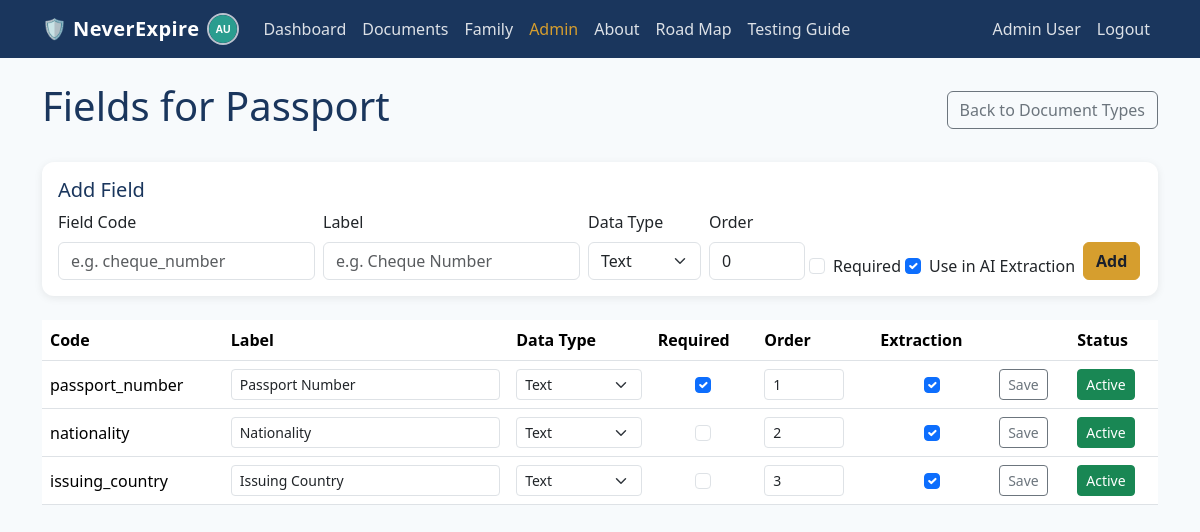
Page /admin/document-types/1/fields (signed in) on the committed database.
### neverexpire/db/models/person.py (models this page shows)
class Person(Base, TimestampMixin):
    __tablename__ = "persons"
    id: Mapped[int] = mapped_column(primary_key=True)
    user_id: Mapped[int] = mapped_column(ForeignKey("users.id"), nullable=False, index=True)
    full_name: Mapped[str] = mapped_column(String(255), nullable=False)
    date_of_birth: Mapped[date | None] = mapped_column(Date, nullable=True)
    is_primary: Mapped[bool] = mapped_column(Boolean, default=False, nullable=False)
    is_active: Mapped[bool] = mapped_column(Boolean, default=True, nullable=False)
    photo_path: Mapped[str | None] = mapped_column(String(1024), nullable=True)
    user: Mapped["User"] = relationship(back_populates="persons")
    documents: Mapped[list["Document"]] = relationship(back_populates="person")
    relationships_from: Mapped[list["PersonRelationship"]] = relationship(
        back_populates="person",
        foreign_keys="PersonRelationship.person_id",
    )
    relationships_to: Mapped[list["PersonRelationship"]] = relationship(
        back_populates="related_person",
        foreign_keys="PersonRelationship.related_person_id",
    )

### neverexpire/db/models/user.py (models this page shows)
class User(Base, TimestampMixin):
    __tablename__ = "users"
    __table_args__ = (
        CheckConstraint("role IN ('user', 'admin')", name="ck_users_role"),
    )
    id: Mapped[int] = mapped_column(primary_key=True)
    email: Mapped[str] = mapped_column(String(255), unique=True, nullable=False, index=True)
    hashed_password: Mapped[str] = mapped_column(String(255), nullable=False)
    full_name: Mapped[str] = mapped_column(String(255), nullable=False)
    role: Mapped[str] = mapped_column(String(20), nullable=False, default="user")
    is_active: Mapped[bool] = mapped_column(Boolean, default=True, nullable=False)
    photo_path: Mapped[str | None] = mapped_column(String(1024), nullable=True)
    persons: Mapped[list["Person"]] = relationship(back_populates="user")
    audit_logs: Mapped[list["AuditLog"]] = relationship(back_populates="user")

### neverexpire/db/models/document_type.py (models this page shows)
class DocumentType(Base, TimestampMixin):
    __tablename__ = "document_types"
    id: Mapped[int] = mapped_column(primary_key=True)
    code: Mapped[str] = mapped_column(String(50), unique=True, nullable=False)
    default_name: Mapped[str] = mapped_column(String(100), nullable=False)
    is_active: Mapped[bool] = mapped_column(Boolean, default=True, nullable=False)
    is_system: Mapped[bool] = mapped_column(Boolean, default=False, nullable=False)
    translations: Mapped[list["DocumentTypeTranslation"]] = relationship(
        back_populates="document_type"
    )
    documents: Mapped[list["Document"]] = relationship(back_populates="document_type")
    extraction_runs: Mapped[list["DocumentExtractionRun"]] = relationship(
        back_populates="extracted_document_type"
    )
    field_definitions: Mapped[list["DocumentFieldDefinition"]] = relationship(
        back_populates="document_type"
    )

class DocumentFieldDefinition(Base, TimestampMixin):
    __tablename__ = "document_field_definitions"
    __table_args__ = (
        UniqueConstraint("document_type_id", "field_code", name="uq_document_field_definition"),
        CheckConstraint(
            "data_type IN ('text', 'number', 'date', 'boolean')",
            name="ck_document_field_definitions_data_type",
        ),
    )
    id: Mapped[int] = mapped_column(primary_key=True)
    document_type_id: Mapped[int] = mapped_column(
        ForeignKey("document_types.id", ondelete="CASCADE"), nullable=False, index=True
    )
    field_code: Mapped[str] = mapped_column(String(50), nullable=False)
    label: Mapped[str] = mapped_column(String(100), nullable=False)
    data_type: Mapped[str] = mapped_column(String(10), nullable=False, default="text")
    is_required: Mapped[bool] = mapped_column(Boolean, default=False, nullable=False)
    display_order: Mapped[int] = mapped_column(Integer, default=0, nullable=False)
    is_active: Mapped[bool] = mapped_column(Boolean, default=True, nullable=False)
    applies_to_extraction: Mapped[bool] = mapped_column(Boolean, default=True, nullable=False)
    document_type: Mapped["DocumentType"] = relationship(back_populates="field_definitions")

### neverexpire/web/routes/admin.py (the view, shortened to what this page needs)
@admin_bp.route("/document-types/<int:type_id>/fields", methods=["GET", "POST"])
@admin_required
def document_type_fields(type_id):
    document_type = g.db.get(DocumentType, type_id)
    if document_type is None:
        abort(404)
    fields = list_field_definitions(g.db, type_id)
    return render_template("admin/document_type_fields.html", document_type=document_type, fields=fields)

### neverexpire/db/admin_data.py (called while the page is built)
def list_field_definitions(session: Session, document_type_id: int) -> list[DocumentFieldDefinition]:
    return (
        session.query(DocumentFieldDefinition)
        .filter_by(document_type_id=document_type_id)
        .order_by(DocumentFieldDefinition.display_order, DocumentFieldDefinition.id)
        .all()
    )

### neverexpire/web/__init__.py (called while the page is built)
def create_app() -> Flask:
    app = Flask(__name__)
    app.config["SECRET_KEY"] = config.SECRET_KEY
    app.config["MAX_CONTENT_LENGTH"] = 10 * 1024 * 1024
    config.UPLOAD_DIR.mkdir(parents=True, exist_ok=True)
    config.STAGING_DIR.mkdir(parents=True, exist_ok=True)
    @app.before_request
    def open_db_session():
        g.db = SessionLocal()
    @app.teardown_request
    def close_db_session(exception=None):
        db = g.pop("db", None)
        if db is not None:
            db.close()
    @app.context_processor
    def inject_current_user():
        user = current_user()
        person = None
        if user is not None:
            person = next((p for p in user.persons if p.is_primary), None)
        return {"current_user": user, "current_person": person}
    from .routes import register_blueprints
    register_blueprints(app)
    return app

### neverexpire/web/auth.py (called while the page is built)
def current_user() -> User | None:
    user_id = session.get("user_id")
    if user_id is None:
        return None
    return g.db.get(User, user_id)

def admin_required(view):
    @wraps(view)
    def wrapped_view(*args, **kwargs):
        user = current_user()
        if user is None:
            return redirect(url_for("auth.login"))
        if user.role != "admin":
            abort(403)
        return view(*args, **kwargs)
    return wrapped_view

### neverexpire/web/templates/admin/document_type_fields.html (shortened to what this page needs)
{% extends "base.html" %}
{% block content %}
<div class="d-flex justify-content-between align-items-center mb-4">
  <h1>Fields for {{ document_type.default_name }}</h1>
  <a class="btn btn-outline-secondary" href="{{ url_for('admin.document_types') }}">Back to Document Types</a>
</div>
<div class="card mb-4"><div class="card-body">
  <h5 class="card-title">Add Field</h5>
  <form method="post" class="row g-2 align-items-end">
    <div class="col-auto">
      <label class="form-label" for="field_code">Field Code</label>
      <input class="form-control" type="text" id="field_code" name="field_code" placeholder="e.g. cheque_number" required>
    </div>
    <div class="col-auto">
      <label class="form-label" for="label">Label</label>
      <input class="form-control" type="text" id="label" name="label" placeholder="e.g. Cheque Number" required>
    </div>
    <div class="col-auto">
      <label class="form-label" for="data_type">Data Type</label>
      <select class="form-select" id="data_type" name="data_type">
        <option value="text">Text</option>
      </select>
    </div>
    <div class="col-auto">
      <label class="form-label" for="display_order">Order</label>
      <input class="form-control" type="number" id="display_order" name="display_order" value="0" style="width: 6rem;">
    </div>
    <div class="col-auto form-check">
      <input class="form-check-input" type="checkbox" id="is_required" name="is_required">
      <label class="form-check-label" for="is_required">Required</label>
    </div>
    <div class="col-auto form-check">
      <input class="form-check-input" type="checkbox" id="applies_to_extraction" name="applies_to_extraction" checked>
      <label class="form-check-label" for="applies_to_extraction">Use in AI Extraction</label>
    </div>
    <div class="col-auto">
      <button class="btn btn-primary" type="submit">Add</button>
    </div>
  </form>
</div></div>
<table class="table align-middle">
  <thead>
    <tr>
      <th>Code</th><th>Label</th><th>Data Type</th><th>Required</th><th>Order</th><th>Extraction</th><th></th><th>Status</th>
    </tr>
  </thead>
  <tbody>
    {% for field in fields %}
    <tr>
      <td>
        {{ field.field_code }}
      </td>
      <td><input form="field-{{ field.id }}" class="form-control form-control-sm" type="text" name="label" value="{{ field.label }}"></td>
      <td>
        <select form="field-{{ field.id }}" class="form-select form-select-sm" name="data_type">
          <option value="text" {{ 'selected' if field.data_type == 'text' }}>Text</option>
        </select>
      </td>
      <td class="text-center">
        <input form="field-{{ field.id }}" class="form-check-input" type="checkbox" name="is_required" {{ 'checked' if field.is_required }}>
      </td>
      <td>
        <input form="field-{{ field.id }}" class="form-control form-control-sm" type="number" name="display_order" value="{{ field.display_order }}" style="width: 5rem;">
      </td>
      <td class="text-center">
        <input form="field-{{ field.id }}" class="form-check-input" type="checkbox" name="applies_to_extraction" {{ 'checked' if field.applies_to_extraction }}>
      </td>
      <td>
        <button form="field-{{ field.id }}" class="btn btn-sm btn-outline-secondary" type="submit">Save</button>
      </td>
      <td>
        <form method="post" action="{{ url_for('admin.toggle_document_type_field', type_id=document_type.id, field_id=field.id) }}">
          <button class="btn btn-sm {{ 'btn-success' if field.is_active else 'btn-outline-secondary' }}" type="submit">
            {{ 'Active' if field.is_active else 'Inactive' }}
          </button>
        </form>
      </td>
    </tr>
    {% else %}
    <tr><td colspan="8" class="text-muted">No field definitions yet.</td></tr>
    {% endfor %}
  </tbody>
</table>
{% endblock %}

### neverexpire/web/templates/base.html (shortened to what this page needs)
<!DOCTYPE html>
<html lang="en">
<head>
  <link href="https://cdn.jsdelivr.net/npm/bootstrap@5.3.3/dist/css/bootstrap.min.css" rel="stylesheet">
  <link href="{{ url_for('static', filename='style.css') }}" rel="stylesheet">
</head>
<body>
<nav class="navbar navbar-expand-lg navbar-dark bg-dark">
  <div class="container">
    <a class="navbar-brand d-flex align-items-center gap-2" href="{{ url_for('dashboard.index') }}">
      <span>🛡️ NeverExpire</span>
      {% if current_person and current_person.photo_path %}
      <img class="avatar-circle" src="{{ url_for('static', filename=current_person.photo_path) }}" alt="{{ current_person.full_name }}">
      {% endif %}
    </a>
    <div class="collapse navbar-collapse">
      <ul class="navbar-nav me-auto">
        {% if current_user %}
        <li class="nav-item"><a class="nav-link {{ 'active' if request.endpoint == 'dashboard.index' }}" href="{{ url_for('dashboard.index') }}">Dashboard</a></li>
        <li class="nav-item"><a class="nav-link {{ 'active' if request.endpoint and request.endpoint.startswith('documents.') }}" href="{{ url_for('documents.list_documents') }}">Documents</a></li>
        <li class="nav-item"><a class="nav-link {{ 'active' if request.endpoint and request.endpoint.startswith('family.') }}" href="{{ url_for('family.list_family') }}">Family</a></li>
        {% if current_user.role == 'admin' %}
        <li class="nav-item"><a class="nav-link {{ 'active' if request.endpoint and request.endpoint.startswith('admin.') }}" href="{{ url_for('admin.dashboard') }}">Admin</a></li>
        {% endif %}
        {% endif %}
        <li class="nav-item"><a class="nav-link {{ 'active' if request.endpoint == 'pages.about' }}" href="{{ url_for('pages.about') }}">About</a></li>
        <li class="nav-item"><a class="nav-link {{ 'active' if request.endpoint == 'pages.roadmap' }}" href="{{ url_for('pages.roadmap') }}">Road Map</a></li>
        <li class="nav-item"><a class="nav-link {{ 'active' if request.endpoint == 'pages.testing' }}" href="{{ url_for('pages.testing') }}">Testing Guide</a></li>
      </ul>
      <ul class="navbar-nav">
        {% if current_user %}
        <li class="nav-item"><span class="nav-link disabled">{{ current_user.full_name }}</span></li>
        <li class="nav-item"><a class="nav-link" href="{{ url_for('auth.logout') }}">Logout</a></li>
        {% else %}
        <li class="nav-item"><a class="nav-link" href="{{ url_for('auth.login') }}">Log in</a></li>
        {% endif %}
      </ul>
    </div>
  </div>
</nav>
<main class="container py-4">
  {% block content %}{% endblock %}
</main>
</body>
</html>

### neverexpire/web/static/style.css (style rules this page uses)
:root { --navy: #1A365D; --navy-dark: #142a4a; --gold: #D69E2E; --gold-dark: #b9841f; --danger: #E53E3E; --warning: #ED8936; --success: #38A169; --bg: #F7FAFC; --card-bg: #FFFFFF; --text-primary: #1A202C; --text-secondary: #718096; }
body { background-color: var(--bg); color: var(--text-primary); }
.navbar.bg-dark { background-color: var(--navy) !important; }
.navbar-brand { font-weight: 700; letter-spacing: 0.02em; color: #ffffff !important; }
.navbar-dark .navbar-nav .nav-link { color: rgba(255, 255, 255, 0.85) !important; }
.navbar-dark .navbar-nav .nav-link:hover, .navbar-dark .navbar-nav .nav-link:focus, .navbar-dark .navbar-nav .nav-link.active { color: var(--gold) !important; }
main h1, main h2, main h3 { color: var(--navy); }
a { color: var(--navy); }
.btn-primary { background-color: var(--gold); border-color: var(--gold); color: var(--text-primary); font-weight: 600; }
.card { border: none; border-radius: 12px; box-shadow: 0 2px 8px rgba(0, 0, 0, 0.08); }
.card .card-title { color: var(--navy); }
.table thead { background-color: #EDF2F7; }
.avatar-circle { width: 32px; height: 32px; border-radius: 50%; object-fit: cover; border: 2px solid rgba(255, 255, 255, 0.7); }

### rows in the picture
Person: photo_path (picture)
User: full_name "Admin User"
DocumentType: default_name "Passport"
DocumentFieldDefinition: field_code "passport_number", label "Passport Number", data_type "Text", display_order "1", is_active "Active"
DocumentFieldDefinition: field_code "nationality", label "Nationality", data_type "Text", display_order "2", is_active "Active"
DocumentFieldDefinition: field_code "issuing_country", label "Issuing Country", data_type "Text", display_order "3", is_active "Active"
